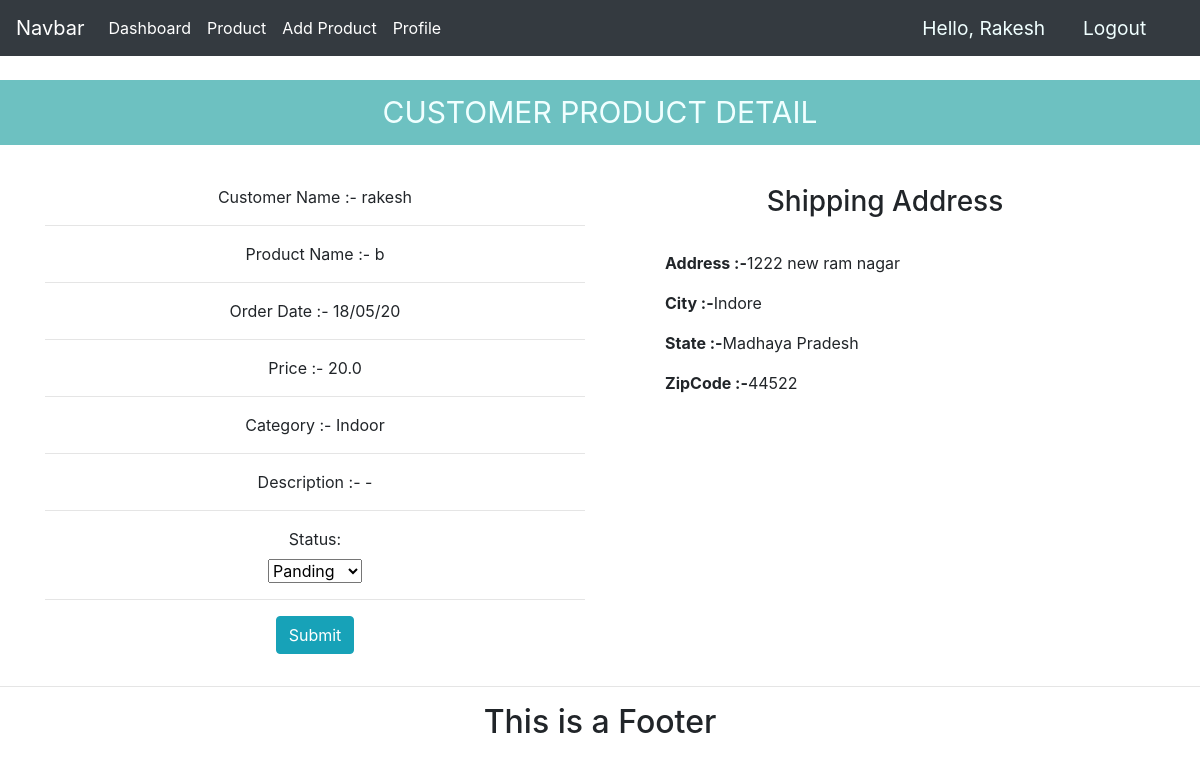
The page /seller/update_order/18 (signed in) on the database its author committed.
### accounts/models.py (models this page shows)
class MyProfile(models.Model):
    type = (('customer','customer'),('seller','seller'))
    ge = (('male','Male'),('female','Female'))
    user = models.OneToOneField(to=User, on_delete=models.CASCADE)
    name = models.CharField(max_length=100,validators=[validator.name])
    gender = models.CharField(max_length=100,choices=ge)
    phone = models.CharField(max_length=100,validators=[validator.phone])
    register_type = models.CharField(max_length=100,choices=type)
    profile_pic = models.ImageField(default='facebook.jpg', upload_to='profile_pic/', null=True, blank=True)
    cr_date = models.DateTimeField(auto_now_add=True)
    def __str__(self):
        return self.name

### customer/models.py (models this page shows, shortened)
class OrderItem(models.Model):
    status = (('Panding','Panding'),('Delivered','Delivered'))
    product = models.ForeignKey(Product,on_delete=models.CASCADE)
    order = models.ForeignKey(Orders, on_delete=models.CASCADE)
    status = models.CharField(max_length=50,choices=status,default='Panding')
    quantity = models.IntegerField(default=0)
    cr_date = models.DateTimeField(auto_now_add=True)

class Orders(models.Model):
    customer = models.ForeignKey(MyProfile,on_delete=models.CASCADE)
    complete = models.BooleanField(default=False)
    seller_complete = models.BooleanField(default=False)
    cr_date = models.DateField(auto_now_add=True)
    transiction_id = models.CharField(max_length=200,null=True,blank=True)

class ShippingAddress(models.Model):
    customer = models.ForeignKey(MyProfile,on_delete=models.CASCADE)
    order = models.ForeignKey(Orders,on_delete=models.CASCADE)
    address = models.CharField(max_length=1000)
    city = models.CharField(max_length=1000)
    state = models.CharField(max_length=1000)
    zipcode = models.CharField(max_length=1000)
    cr_date = models.DateTimeField(auto_now_add=True)
    def __str__(self):
        return self.address

### seller/models.py (models this page shows, shortened)
class Product(models.Model):
    Category = (('Indoor','Indoor'),('Out Door','Out Door'))
    seller = models.ForeignKey(to=MyProfile,on_delete=models.CASCADE)
    name = models.CharField(max_length=200)
    price = models.FloatField()
    Category = models.CharField(max_length=100,choices = Category)
    description = models.TextField()
    image = models.ImageField(upload_to='product/')
    cr_date = models.DateTimeField(auto_now_add=True)
    tag = models.ManyToManyField(Tag)
    slug = models.SlugField(null=True,unique=True)
    product_status = models.BooleanField(default=True)

### accounts/decoratoer.py (the view)
        def wrapper_func(req, *args, **kwargs):
            group =None
            if req.user.groups.exists():
                group=req.user.groups.all()[0].name
                if group in allowed_roles:
                    return view_func(req, *args, **kwargs)
                else:
                    return HttpResponse('You are note authorized to access this page')

### seller/form.py
class orderForm(forms.ModelForm):
    class Meta:
        model = OrderItem
        fields = ['status']

### accounts/decoratoer.py (called while the page is built)
def  allowed_user(allowed_roles=[]):
    def decorator(view_func):
        def wrapper_func(req, *args, **kwargs):
            group =None
            if req.user.groups.exists():
                group=req.user.groups.all()[0].name
                if group in allowed_roles:
                    return view_func(req, *args, **kwargs)
                else:
                    return HttpResponse('You are note authorized to access this page')
        return wrapper_func
    return decorator

### accounts/templatetags/account_extras.py (called while the page is built)
@register.filter(name='has_group')
def has_group(user, group_name):
    group = Group.objects.get(name=group_name)
    try:
        if group in user.groups.all():
            print('True')
            return True
    except:
        return False

### seller/views.py (called while the page is built)
@login_required(login_url='login')
@allowed_user(['seller','admin'])
def updateOrder(req,pk):
    order = OrderItem.objects.get(pk=pk)
    print('sdfkf',order.order.id)
    id = order.order
    shipping = ShippingAddress.objects.get(order=order.order)
    print('sdflsdfj',shipping)
    form = orderForm(instance=order)
    if req.method=="POST":
        form = orderForm(req.POST, instance=order)
        if form.is_valid():
            form.save()
            return redirect('/')
    context = {'form':form,'order':order,'shipping':shipping}
    return render(req,'seller/order_form.html',context)

### seller/templates/seller/order_form.html (shortened to what this page needs)
{% extends 'accounts/base.html' %} {% load static %} {% block body %}
<br>
<center>
    <p style="background-color: rgb(109, 193, 193);padding: 10px; font-size: 30px;color: azure;">CUSTOMER PRODUCT DETAIL
    </p>
</center>
<br>
<div class="container">
    <div class="row">
        <div class="col-lg-6">
            <center>
                <p>Customer Name :- {{order.order.customer}}</p>
                <hr>
                <p>Product Name :- {{order.product.name}}</p>
                <hr>
                <p>Order Date :- {{order.cr_date | date:"d/m/y"}}</p>
                <hr>
                <p>Price :- {{order.product.price}}</p>
                <hr>
                <p>Category :- {{order.product.Category}}</p>
                <hr>
                <p>Description :- {{order.product.description}}</p>
                <hr>
                <form action="" method="POST">
                    {% for f in form %}
                    {{f.label_tag}}
                    <br>
                    {{f}}
                    <br>
                    <hr>
                    {% endfor %}
                    <input class="btn btn-md btn-info " type="submit" name="Submit">
                </form>
            </center>
        </div>
        <div class="col-lg-6">
            <center>
                <h3>Shipping Address</h3>
            </center>
            <br>
            <div style="margin-left:50px;">
                <p><strong>Address :-</strong>{{shipping.address}}</p>
                <p><strong>City :-</strong>{{shipping.city}}</p>
                <p><strong>State :-</strong>{{shipping.state}}</p>
                <p><strong>ZipCode :-</strong>{{shipping.zipcode}}</p>
            </div>
        </div>
    </div>
</div>
{% endblock %}

### accounts/templates/accounts/navbar.html (shortened to what this page needs)
  {% load static %}
  {% load account_extras %}
  <nav class="navbar navbar-expand-lg navbar-dark bg-dark sticky-top">
    <a class="navbar-brand" href="#">Navbar</a>
    <div class="collapse navbar-collapse" id="navbarNav">
      <ul class="navbar-nav mr-auto">
      {% if request.user.is_authenticated %}
        {% if request.user.is_staff or request.user|has_group:"seller" %}
            <li class="nav-item active">
              <a class="nav-link" href="{% url 'seller_dashboard' %}"> Dashboard </a>
            </li>
            <li class="nav-item active">
              <a class="nav-link" href="{% url 'product' %}">Product</a>
            </li>
            <li class="nav-item active">
              <a class="nav-link" href="{% url 'add_product' %}">Add Product</a>
            </li>
          {% endif %}
      <li class="nav-item active">
        <a class="nav-link" href="{% url 'accounts_settings' %}">Profile</a>
      </li>
      {% endif %}
          </ul>
        <ul class="navbar-nav ml-auto">
      {% if request.user.is_authenticated%}
          <span class="hello-mgs">Hello, {{request.user.myprofile}}</span>
          <span><a class="hello-mgs" href="{% url 'logout' %}">Logout</a></span>
     {% endif%}
  </nav>

### static/css/main.css (style rules this page uses)
body { background-color:white }

### accounts/templates/accounts/navbar.html (style rules this page uses)
.hello-mgs { font-size: larger; color: azure; margin-right: 1cm; }

### rows shown on the page
OrderItem: order.customer "rakesh", product.name "b", cr_date "18/05/20", product.price "20.0", product.Category "Indoor", product.description "-", form "Panding"
ShippingAddress: address "1222 new ram nagar", city "Indore", state "Madhaya Pradesh", zipcode "44522"

### other values the page prints
{{ request.user.myprofile }} "Rakesh"
{{ f.label_tag }} "Status:"
